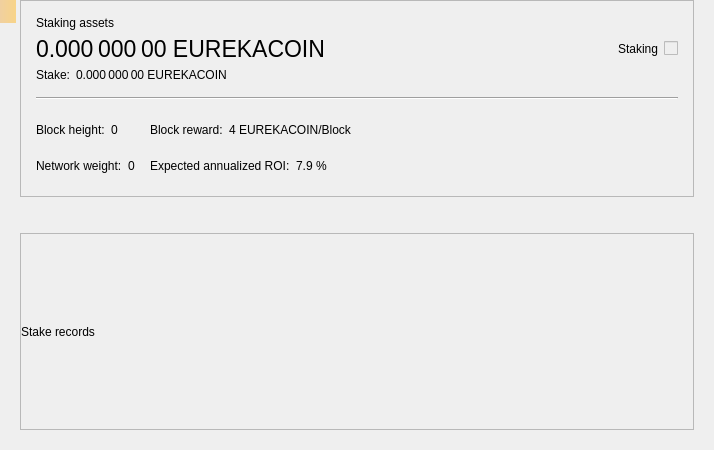
<?xml version="1.0" encoding="UTF-8"?>
<ui version="4.0">
 <class>StakePage</class>
 <widget class="QWidget" name="StakePage">
  <property name="geometry">
   <rect>
    <x>0</x>
    <y>0</y>
    <width>714</width>
    <height>450</height>
   </rect>
  </property>
  <property name="windowTitle">
   <string>Form</string>
  </property>
  <layout class="QVBoxLayout" name="verticalLayout_3">
   <property name="leftMargin">
    <number>20</number>
   </property>
   <property name="topMargin">
    <number>0</number>
   </property>
   <property name="rightMargin">
    <number>20</number>
   </property>
   <property name="bottomMargin">
    <number>20</number>
   </property>
   <item>
    <widget class="QFrame" name="frameStakeInfo">
     <property name="frameShape">
      <enum>QFrame::StyledPanel</enum>
     </property>
     <property name="frameShadow">
      <enum>QFrame::Raised</enum>
     </property>
     <layout class="QVBoxLayout" name="verticalLayout">
      <property name="spacing">
       <number>15</number>
      </property>
      <property name="leftMargin">
       <number>15</number>
      </property>
      <property name="topMargin">
       <number>15</number>
      </property>
      <property name="rightMargin">
       <number>15</number>
      </property>
      <property name="bottomMargin">
       <number>15</number>
      </property>
      <item>
       <layout class="QGridLayout" name="gridLayout_2">
        <property name="spacing">
         <number>6</number>
        </property>
        <item row="1" column="0">
         <widget class="QLabel" name="labelAssets">
          <property name="font">
           <font>
            <pointsize>17</pointsize>
           </font>
          </property>
          <property name="cursor">
           <cursorShape>IBeamCursor</cursorShape>
          </property>
          <property name="toolTip">
           <string>Your current spendable balance</string>
          </property>
          <property name="text">
           <string notr="true">0.000 000 00 EUREKACOIN</string>
          </property>
          <property name="alignment">
           <set>Qt::AlignLeading|Qt::AlignLeft|Qt::AlignVCenter</set>
          </property>
          <property name="textInteractionFlags">
           <set>Qt::LinksAccessibleByMouse|Qt::TextSelectableByMouse</set>
          </property>
         </widget>
        </item>
        <item row="0" column="0">
         <widget class="QLabel" name="labelAssetsText">
          <property name="text">
           <string>Staking assets</string>
          </property>
          <property name="alignment">
           <set>Qt::AlignLeading|Qt::AlignLeft|Qt::AlignVCenter</set>
          </property>
         </widget>
        </item>
        <item row="1" column="2">
         <spacer name="horizontalSpacer_2">
          <property name="orientation">
           <enum>Qt::Horizontal</enum>
          </property>
          <property name="sizeHint" stdset="0">
           <size>
            <width>40</width>
            <height>20</height>
           </size>
          </property>
         </spacer>
        </item>
        <item row="4" column="0">
         <layout class="QHBoxLayout" name="horizontalLayout_5">
          <property name="spacing">
           <number>6</number>
          </property>
          <item>
           <widget class="QLabel" name="labelStakeText">
            <property name="sizePolicy">
             <sizepolicy hsizetype="Maximum" vsizetype="Preferred">
              <horstretch>0</horstretch>
              <verstretch>0</verstretch>
             </sizepolicy>
            </property>
            <property name="text">
             <string>Stake:</string>
            </property>
            <property name="alignment">
             <set>Qt::AlignLeading|Qt::AlignLeft|Qt::AlignVCenter</set>
            </property>
           </widget>
          </item>
          <item>
           <widget class="QLabel" name="labelStake">
            <property name="text">
             <string>0.000 000 00 EUREKACOIN</string>
            </property>
            <property name="alignment">
             <set>Qt::AlignLeading|Qt::AlignLeft|Qt::AlignVCenter</set>
            </property>
            <property name="textInteractionFlags">
             <set>Qt::LinksAccessibleByMouse|Qt::TextSelectableByMouse</set>
            </property>
           </widget>
          </item>
          <item>
           <spacer name="horizontalSpacer_3">
            <property name="orientation">
             <enum>Qt::Horizontal</enum>
            </property>
            <property name="sizeType">
             <enum>QSizePolicy::Minimum</enum>
            </property>
            <property name="sizeHint" stdset="0">
             <size>
              <width>0</width>
              <height>0</height>
             </size>
            </property>
           </spacer>
          </item>
         </layout>
        </item>
        <item row="1" column="4">
         <widget class="QLabel" name="labelStaking">
          <property name="text">
           <string>Staking</string>
          </property>
         </widget>
        </item>
        <item row="1" column="5">
         <widget class="QSwitchControl" name="checkStake">
          <property name="enabled">
           <bool>false</bool>
          </property>
         </widget>
        </item>
       </layout>
      </item>
      <item>
       <widget class="Line" name="hLine">
        <property name="orientation">
         <enum>Qt::Horizontal</enum>
        </property>
       </widget>
      </item>
      <item>
       <layout class="QGridLayout" name="gridLayout">
        <property name="verticalSpacing">
         <number>6</number>
        </property>
        <item row="0" column="0">
         <layout class="QHBoxLayout" name="horizontalLayout">
          <property name="spacing">
           <number>6</number>
          </property>
          <item>
           <widget class="QLabel" name="labelHeightText">
            <property name="sizePolicy">
             <sizepolicy hsizetype="Maximum" vsizetype="Preferred">
              <horstretch>0</horstretch>
              <verstretch>0</verstretch>
             </sizepolicy>
            </property>
            <property name="text">
             <string>Block height:</string>
            </property>
            <property name="alignment">
             <set>Qt::AlignLeading|Qt::AlignLeft|Qt::AlignVCenter</set>
            </property>
           </widget>
          </item>
          <item>
           <widget class="QLabel" name="labelHeight">
            <property name="text">
             <string>0</string>
            </property>
            <property name="alignment">
             <set>Qt::AlignLeading|Qt::AlignLeft|Qt::AlignVCenter</set>
            </property>
            <property name="textInteractionFlags">
             <set>Qt::LinksAccessibleByMouse|Qt::TextSelectableByMouse</set>
            </property>
           </widget>
          </item>
          <item>
           <spacer name="horizontalSpacer_4">
            <property name="orientation">
             <enum>Qt::Horizontal</enum>
            </property>
            <property name="sizeType">
             <enum>QSizePolicy::Minimum</enum>
            </property>
            <property name="sizeHint" stdset="0">
             <size>
              <width>0</width>
              <height>0</height>
             </size>
            </property>
           </spacer>
          </item>
         </layout>
        </item>
        <item row="0" column="1">
         <layout class="QHBoxLayout" name="horizontalLayout_3">
          <property name="spacing">
           <number>6</number>
          </property>
          <item>
           <widget class="QLabel" name="labelRewardText">
            <property name="sizePolicy">
             <sizepolicy hsizetype="Maximum" vsizetype="Preferred">
              <horstretch>0</horstretch>
              <verstretch>0</verstretch>
             </sizepolicy>
            </property>
            <property name="text">
             <string>Block reward:</string>
            </property>
            <property name="alignment">
             <set>Qt::AlignLeading|Qt::AlignLeft|Qt::AlignVCenter</set>
            </property>
           </widget>
          </item>
          <item>
           <widget class="QLabel" name="labelReward">
            <property name="text">
             <string>4 EUREKACOIN/Block</string>
            </property>
            <property name="alignment">
             <set>Qt::AlignLeading|Qt::AlignLeft|Qt::AlignVCenter</set>
            </property>
            <property name="textInteractionFlags">
             <set>Qt::LinksAccessibleByMouse|Qt::TextSelectableByMouse</set>
            </property>
           </widget>
          </item>
          <item>
           <spacer name="horizontalSpacer_6">
            <property name="orientation">
             <enum>Qt::Horizontal</enum>
            </property>
            <property name="sizeType">
             <enum>QSizePolicy::Minimum</enum>
            </property>
            <property name="sizeHint" stdset="0">
             <size>
              <width>0</width>
              <height>0</height>
             </size>
            </property>
           </spacer>
          </item>
         </layout>
        </item>
        <item row="0" column="2" rowspan="2">
         <spacer name="horizontalSpacer">
          <property name="orientation">
           <enum>Qt::Horizontal</enum>
          </property>
          <property name="sizeHint" stdset="0">
           <size>
            <width>40</width>
            <height>20</height>
           </size>
          </property>
         </spacer>
        </item>
        <item row="1" column="0">
         <layout class="QHBoxLayout" name="horizontalLayout_2">
          <property name="spacing">
           <number>6</number>
          </property>
          <item>
           <widget class="QLabel" name="labelWeightText">
            <property name="sizePolicy">
             <sizepolicy hsizetype="Maximum" vsizetype="Preferred">
              <horstretch>0</horstretch>
              <verstretch>0</verstretch>
             </sizepolicy>
            </property>
            <property name="text">
             <string>Network weight:</string>
            </property>
            <property name="alignment">
             <set>Qt::AlignLeading|Qt::AlignLeft|Qt::AlignVCenter</set>
            </property>
           </widget>
          </item>
          <item>
           <widget class="QLabel" name="labelWeight">
            <property name="text">
             <string>0</string>
            </property>
            <property name="alignment">
             <set>Qt::AlignLeading|Qt::AlignLeft|Qt::AlignVCenter</set>
            </property>
            <property name="textInteractionFlags">
             <set>Qt::LinksAccessibleByMouse|Qt::TextSelectableByMouse</set>
            </property>
           </widget>
          </item>
          <item>
           <spacer name="horizontalSpacer_5">
            <property name="orientation">
             <enum>Qt::Horizontal</enum>
            </property>
            <property name="sizeType">
             <enum>QSizePolicy::Minimum</enum>
            </property>
            <property name="sizeHint" stdset="0">
             <size>
              <width>0</width>
              <height>0</height>
             </size>
            </property>
           </spacer>
          </item>
         </layout>
        </item>
        <item row="1" column="1">
         <layout class="QHBoxLayout" name="horizontalLayout_4">
          <property name="spacing">
           <number>6</number>
          </property>
          <item>
           <widget class="QLabel" name="labelROIText">
            <property name="sizePolicy">
             <sizepolicy hsizetype="Maximum" vsizetype="Preferred">
              <horstretch>0</horstretch>
              <verstretch>0</verstretch>
             </sizepolicy>
            </property>
            <property name="text">
             <string>Expected annualized ROI:</string>
            </property>
            <property name="alignment">
             <set>Qt::AlignLeading|Qt::AlignLeft|Qt::AlignVCenter</set>
            </property>
           </widget>
          </item>
          <item>
           <widget class="QLabel" name="labelROI">
            <property name="text">
             <string>7.9 %</string>
            </property>
            <property name="alignment">
             <set>Qt::AlignLeading|Qt::AlignLeft|Qt::AlignVCenter</set>
            </property>
            <property name="textInteractionFlags">
             <set>Qt::LinksAccessibleByMouse|Qt::TextSelectableByMouse</set>
            </property>
           </widget>
          </item>
          <item>
           <spacer name="horizontalSpacer_7">
            <property name="orientation">
             <enum>Qt::Horizontal</enum>
            </property>
            <property name="sizeType">
             <enum>QSizePolicy::Minimum</enum>
            </property>
            <property name="sizeHint" stdset="0">
             <size>
              <width>0</width>
              <height>0</height>
             </size>
            </property>
           </spacer>
          </item>
         </layout>
        </item>
       </layout>
      </item>
     </layout>
    </widget>
   </item>
   <item>
    <spacer name="verticalSpacer">
     <property name="orientation">
      <enum>Qt::Vertical</enum>
     </property>
     <property name="sizeType">
      <enum>QSizePolicy::Fixed</enum>
     </property>
     <property name="sizeHint" stdset="0">
      <size>
       <width>20</width>
       <height>30</height>
      </size>
     </property>
    </spacer>
   </item>
   <item>
    <widget class="QFrame" name="frameStakeRecords">
     <property name="frameShape">
      <enum>QFrame::StyledPanel</enum>
     </property>
     <property name="frameShadow">
      <enum>QFrame::Raised</enum>
     </property>
     <layout class="QVBoxLayout" name="verticalLayout_2">
      <property name="leftMargin">
       <number>0</number>
      </property>
      <property name="topMargin">
       <number>0</number>
      </property>
      <property name="rightMargin">
       <number>0</number>
      </property>
      <property name="bottomMargin">
       <number>0</number>
      </property>
      <item>
       <widget class="QLabel" name="labelRecordsText">
        <property name="text">
         <string>Stake records</string>
        </property>
       </widget>
      </item>
     </layout>
    </widget>
   </item>
  </layout>
  <widget class="QLabel" name="labelAlerts">
   <property name="geometry">
    <rect>
     <x>0</x>
     <y>0</y>
     <width>16</width>
     <height>23</height>
    </rect>
   </property>
   <property name="visible">
    <bool>false</bool>
   </property>
   <property name="styleSheet">
    <string notr="true">QLabel { background-color: qlineargradient(x1: 0, y1: 0, x2: 1, y2: 0, stop:0 #F0D0A0, stop:1 #F8D488); color:#000000; }</string>
   </property>
   <property name="wordWrap">
    <bool>true</bool>
   </property>
   <property name="margin">
    <number>3</number>
   </property>
   <property name="textInteractionFlags">
    <set>Qt::TextSelectableByMouse</set>
   </property>
  </widget>
 </widget>
 <customwidgets>
  <customwidget>
   <class>QSwitchControl</class>
   <extends>QCheckBox</extends>
   <header>qt/qswitchcontrol.h</header>
  </customwidget>
 </customwidgets>
 <resources/>
 <connections/>
</ui>
